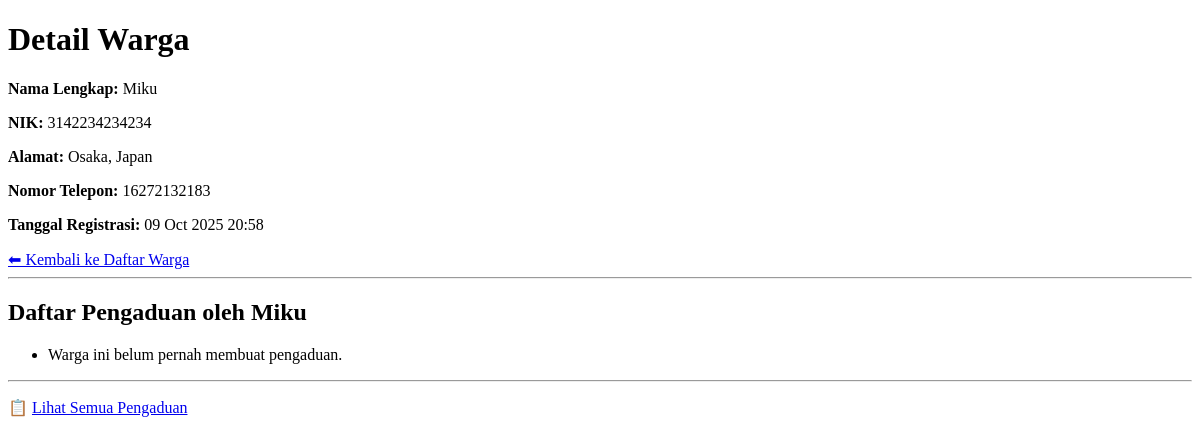
The app's page /warga/3/, older data.
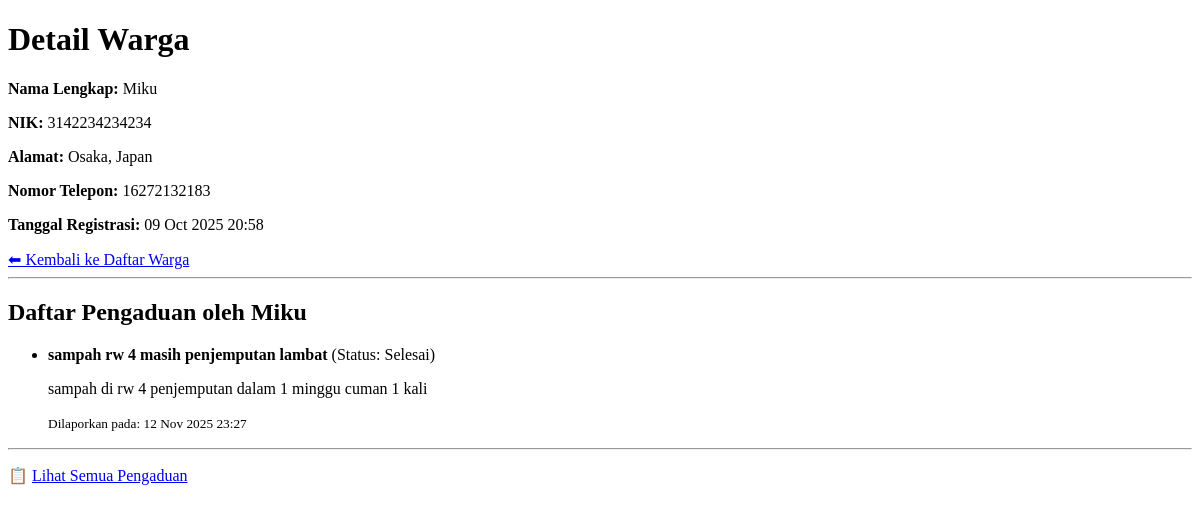
The same page, newer data.
### warga/models.py (models this page shows, shortened)
class Pengaduan(models.Model):
    STATUS_CHOICES = [
        ('BARU', 'Baru'),
        ('DIPROSES', 'Diproses'),
        ('SELESAI', 'Selesai'),
    ]
    judul = models.CharField(max_length=200)
    deskripsi = models.TextField()
    status = models.CharField(max_length=10, choices=STATUS_CHOICES, default='BARU')
    tanggal_lapor = models.DateTimeField(auto_now_add=True)
    pelapor = models.ForeignKey(Warga, on_delete=models.CASCADE, related_name='pengaduan')

### warga/views.py (the view)
# urls.py: path('<int:pk>/', WargaDetailView.as_view(), name='warga-detail'),
class WargaDetailView(DetailView):
    model = Warga
    template_name = 'warga/warga_detail.html'

### warga/templates/warga/warga_detail.html (shortened to what this page needs)
<!DOCTYPE html>
<html>
<head>
</head>
<body>
    <h1>Detail Warga</h1>
    <p><strong>Nama Lengkap:</strong> {{ object.nama_lengkap }}</p>
    <p><strong>NIK:</strong> {{ object.nik }}</p>
    <p><strong>Alamat:</strong> {{ object.alamat }}</p>
    <p><strong>Nomor Telepon:</strong> {{ object.no_telepon }}</p>
    <p><strong>Tanggal Registrasi:</strong> {{ object.tanggal_registrasi|date:"d M Y H:i" }}</p>
    <a href="{% url 'warga-list' %}">⬅ Kembali ke Daftar Warga</a>
    <hr>
    <h2>Daftar Pengaduan oleh {{ object.nama_lengkap }}</h2>
    <ul>
        {% for aduan in object.pengaduan.all %}
            <li>
                <strong>{{ aduan.judul }}</strong>
                (Status: {{ aduan.get_status_display }})
                <p>{{ aduan.deskripsi }}</p>
                <small>Dilaporkan pada: {{ aduan.tanggal_lapor|date:"d M Y H:i" }}</small>
            </li>
        {% empty %}
            <li>Warga ini belum pernah membuat pengaduan.</li>
        {% endfor %}
    </ul>
    <hr>
    <p>
        📋 <a href="{% url 'pengaduan-list' %}">Lihat Semua Pengaduan</a>
    </p>
</body>
</html>

Row changes from the older to the newer data that the page shows:
added Pengaduan: judul "sampah rw 4 masih penjemputan lambat", status "Selesai", deskripsi "sampah di rw 4 penjemputan dalam 1 minggu cuman 1 kali", tanggal_lapor "12 Nov 2025 23:27"
Text that changed along with them:
text no longer shown: "Warga ini belum pernah membuat pengaduan."
